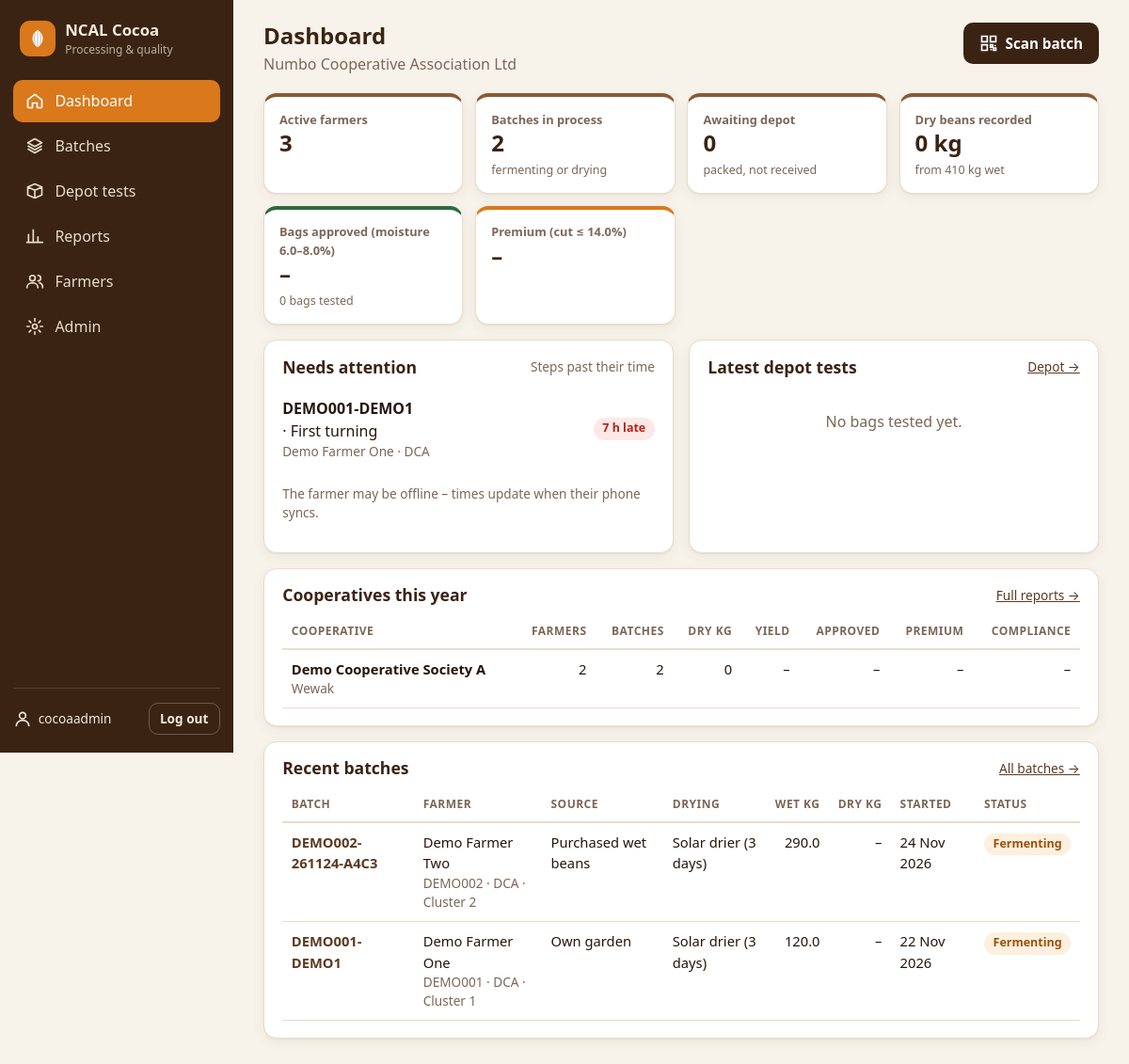
The page /dashboard/ (signed in) on the database its author committed.
### core/models.py (models this page shows, shortened)
class ProcessStep(models.Model):
    id = models.UUIDField(primary_key=True, default=uuid.uuid4, editable=False)
    batch = models.ForeignKey(Batch, on_delete=models.CASCADE, related_name="steps")
    step_type = models.CharField(max_length=20, choices=stepdefs.CHOICES)
    sequence = models.PositiveSmallIntegerField(default=0)
    started_at = models.DateTimeField(null=True, blank=True)
    ended_at = models.DateTimeField(null=True, blank=True)
    weight_start_kg = models.DecimalField(max_digits=9, decimal_places=2, null=True, blank=True)
    weight_end_kg = models.DecimalField(max_digits=9, decimal_places=2, null=True, blank=True)
    latitude = models.DecimalField(max_digits=9, decimal_places=6, null=True, blank=True)
    longitude = models.DecimalField(max_digits=9, decimal_places=6, null=True, blank=True)
    notes = models.TextField(blank=True)
    recorded_by = models.ForeignKey(settings.AUTH_USER_MODEL, null=True, blank=True,
                                    on_delete=models.SET_NULL)
    client_updated_at = models.DateTimeField(null=True, blank=True)
    created_at = models.DateTimeField(auto_now_add=True)
    updated_at = models.DateTimeField(auto_now=True)
    class Meta:
        ordering = ["batch", "sequence"]
        constraints = [
            models.UniqueConstraint(fields=["batch", "step_type"], name="unique_step_per_batch"),
        ]
    @property
    def definition(self):
        return stepdefs.BY_CODE.get(self.step_type, {"label": self.step_type, "hours": 0, "kind": ""})
    @property
    def label(self):
        return self.definition["label"]

class Batch(models.Model):
    class Status(models.TextChoices):
        FERMENTING = "FERMENTING", "Fermenting"
        DRYING = "DRYING", "Drying"
        COMPLETED = "COMPLETED", "Packed – awaiting depot"
        RECEIVED = "RECEIVED", "Received at depot"
        ACCEPTED = "ACCEPTED", "Accepted for export"
        REJECTED = "REJECTED", "Not accepted"
    LOCKED = {"RECEIVED", "ACCEPTED", "REJECTED"}  # farmer can no longer edit
    SOURCE = [
        ("OWN", "Own garden"),
        ("PURCHASED", "Purchased wet beans"),
        ("CONTRIBUTION", "Cluster / group contribution"),
    ]
    FERMENTED_BY = [
        ("INDIVIDUAL", "Individual farmer"),
        ("CLUSTER", "Cluster group"),
        ("SOCIETY", "Cooperative society members"),
    ]
    DRYING = [
        ("SOLAR", "Solar drier (3 days)"),
        ("FERMENTRY", "Fermentry + solar drier"),
    ]
    id = models.UUIDField(primary_key=True, default=uuid.uuid4, editable=False)
    code = models.CharField(max_length=40, unique=True)
    farmer = models.ForeignKey(Farmer, on_delete=models.PROTECT, related_name="batches")
    bean_source = models.CharField(max_length=12, choices=SOURCE, default="OWN")
    source_detail = models.CharField(max_length=200, blank=True,
                                     help_text="Seller name or contributing members")
    fermented_by = models.CharField(max_length=12, choices=FERMENTED_BY, default="INDIVIDUAL")
    drying_method = models.CharField(max_length=10, choices=DRYING, default="SOLAR")
    wet_weight_kg = models.DecimalField(max_digits=9, decimal_places=2)
    dry_weight_kg = models.DecimalField(max_digits=9, decimal_places=2, null=True, blank=True)
    bag_count = models.PositiveSmallIntegerField(null=True, blank=True)
    status = models.CharField(max_length=12, choices=Status.choices, default=Status.FERMENTING)
    started_at = models.DateTimeField(default=timezone.now)
    completed_at = models.DateTimeField(null=True, blank=True)
    notes = models.TextField(blank=True)
    client_updated_at = models.DateTimeField(null=True, blank=True)
    created_at = models.DateTimeField(auto_now_add=True)
    updated_at = models.DateTimeField(auto_now=True)
    class Meta:
        ordering = ["-started_at"]
        verbose_name_plural = "batches"

class Farmer(models.Model):
    GENDER = [("M", "Male"), ("F", "Female")]
    user = models.OneToOneField(settings.AUTH_USER_MODEL, null=True, blank=True,
                                on_delete=models.SET_NULL, related_name="farmer")
    member_number = models.CharField(max_length=30, unique=True)
    first_name = models.CharField(max_length=60)
    last_name = models.CharField(max_length=60)
    gender = models.CharField(max_length=1, choices=GENDER, blank=True)
    phone = models.CharField(max_length=30, blank=True)
    village = models.CharField(max_length=120, blank=True)
    cooperative = models.ForeignKey(Cooperative, on_delete=models.PROTECT, related_name="farmers")
    cluster = models.ForeignKey(Cluster, null=True, blank=True, on_delete=models.SET_NULL,
                                related_name="farmers")
    active = models.BooleanField(default=True)
    joined_on = models.DateField(null=True, blank=True)
    created_at = models.DateTimeField(auto_now_add=True)
    class Meta:
        ordering = ["member_number"]
    @property
    def full_name(self):
        return f"{self.first_name} {self.last_name}".strip()

class Cooperative(models.Model):
    name = models.CharField(max_length=150, unique=True)
    code = models.CharField(max_length=12, unique=True, help_text="Short code, e.g. WSC")
    district = models.CharField(max_length=100, blank=True)
    created_at = models.DateTimeField(auto_now_add=True)
    class Meta:
        ordering = ["name"]

class Cluster(models.Model):
    cooperative = models.ForeignKey(Cooperative, on_delete=models.CASCADE, related_name="clusters")
    name = models.CharField(max_length=120)
    hamlet = models.CharField(max_length=120, blank=True)
    class Meta:
        ordering = ["cooperative__name", "name"]
        unique_together = [("cooperative", "name")]

### core/views.py (the view)
# urls.py: path("dashboard/", views.dashboard, name="dashboard"),
@staff_required
def dashboard(request):
    qs = Batch.objects.all()
    tests = DepotTest.objects.all()
    n_tests = tests.count()
    agg = qs.aggregate(wet=Sum("wet_weight_kg"), dry=Sum("dry_weight_kg"))
    kpis = {
        "farmers": Farmer.objects.filter(active=True).count(),
        "active": qs.filter(status__in=["FERMENTING", "DRYING"]).count(),
        "awaiting": qs.filter(status="COMPLETED").count(),
        "accepted": qs.filter(status="ACCEPTED").count(),
        "wet": agg["wet"] or 0,
        "dry": agg["dry"] or 0,
        "approval_pct": rpt.pct(tests.filter(moisture_ok=True).count(), n_tests),
        "premium_pct": rpt.pct(tests.filter(premium=True).count(), n_tests),
        "tests": n_tests,
    }
    year_start = timezone.now().replace(month=1, day=1, hour=0, minute=0, second=0, microsecond=0)
    coop_rows = rpt.summarise("cooperative", qs.filter(started_at__gte=year_start))
    return render(request, "core/dashboard.html", {
        "kpis": kpis,
        "overdue": _overdue_steps(),
        "recent_batches": qs.select_related("farmer__cooperative", "farmer__cluster")[:10],
        "recent_tests": tests.select_related("bag__batch__farmer").order_by("-tested_at")[:8],
        "coop_rows": coop_rows,
        "nav": "dashboard",
    })

### core/context.py (called while the page is built)
def app_context(request):
    return {"COCOA": settings.COCOA, "APP_VERSION": settings.COCOA["APP_VERSION"]}

### core/reports.py (called while the page is built)
def _key(scope, b):
    f = b.farmer
    if scope == "farmer":
        return f.id, f"{f.member_number} – {f.full_name}", f.cooperative.name
    if scope == "cluster":
        if f.cluster_id:
            return f.cluster_id, f.cluster.name, f.cooperative.name
        return f"none-{f.cooperative_id}", "No cluster", f.cooperative.name
    return f.cooperative_id, f.cooperative.name, f.cooperative.district

def pct(a, b):
    return round(a * 100 / b, 1) if b else None

### core/views.py (called while the page is built)
def _overdue_steps(limit=15):
    now = timezone.now()
    tol = timedelta(hours=settings.COCOA["FERMENT_TOLERANCE_HOURS"])
    out = []
    qs = (ProcessStep.objects.filter(ended_at__isnull=True, started_at__isnull=False,
                                     batch__status__in=["FERMENTING", "DRYING"])
          .select_related("batch__farmer__cooperative"))
    for s in qs:
        due = s.started_at + timedelta(hours=s.definition["hours"]) + tol
        if now > due:
            out.append({"step": s, "late_hours": (now - due).total_seconds() / 3600})
    out.sort(key=lambda r: -r["late_hours"])
    return out[:limit]

### templates/core/dashboard.html (shortened to what this page needs)
{% extends "base.html" %}
{% load humanize %}
{% block heading %}Dashboard{% endblock %}
{% block subheading %}<p class="muted">{{ COCOA.ORG_NAME }}</p>{% endblock %}
{% block actions %}
  <a class="btn btn-primary" href="{% url 'depot_home' %}"><svg><use href="#i-qr"/></svg>Scan batch</a>
{% endblock %}
{% block content %}
<section class="kpis">
  <div class="kpi"><span>Active farmers</span><strong>{{ kpis.farmers|intcomma }}</strong></div>
  <div class="kpi"><span>Batches in process</span><strong>{{ kpis.active }}</strong><small>fermenting or drying</small></div>
  <div class="kpi"><span>Awaiting depot</span><strong>{{ kpis.awaiting }}</strong><small>packed, not received</small></div>
  <div class="kpi"><span>Dry beans recorded</span><strong>{{ kpis.dry|floatformat:0|intcomma }} kg</strong><small>from {{ kpis.wet|floatformat:0|intcomma }} kg wet</small></div>
  <div class="kpi kpi-ok"><span>Bags approved (moisture {{ COCOA.MOISTURE_MIN }}–{{ COCOA.MOISTURE_MAX }}%)</span><strong>{% if kpis.approval_pct is not None %}{{ kpis.approval_pct }}%{% else %}–{% endif %}</strong><small>{{ kpis.tests }} bag{{ kpis.tests|pluralize }} tested</small></div>
  <div class="kpi kpi-pod"><span>Premium (cut ≤ {{ COCOA.CUT_TEST_PREMIUM_MAX }}%)</span><strong>{% if kpis.premium_pct is not None %}{{ kpis.premium_pct }}%{% else %}–{% endif %}</strong></div>
</section>
<div class="grid-2">
  <section class="card">
    <div class="card-head"><h2>Needs attention</h2><span class="muted small">Steps past their time</span></div>
    {% if overdue %}
      <ul class="list">
        {% for o in overdue %}
          <li>
            <a href="{% url 'batch_detail' o.step.batch.code %}">
              <strong>{{ o.step.batch.code }}</strong> · {{ o.step.label }}
              <span class="muted small">{{ o.step.batch.farmer.full_name }} · {{ o.step.batch.farmer.cooperative.code }}</span>
            </a>
            <span class="chip chip-bad">{{ o.late_hours|floatformat:0 }} h late</span>
          </li>
        {% endfor %}
      </ul>
      <p class="muted small">The farmer may be offline – times update when their phone syncs.</p>
    {% else %}
      <p class="empty">Nothing overdue. All active batches are on schedule.</p>
    {% endif %}
  </section>
  <section class="card">
    <div class="card-head"><h2>Latest depot tests</h2><a class="small" href="{% url 'depot_home' %}">Depot →</a></div>
    {% if recent_tests %}
      <ul class="list">
        {% for t in recent_tests %}
          <li>
            <a href="{% url 'depot_batch' t.bag.batch.code %}"><strong>{{ t.bag.code }}</strong>
              <span class="muted small">{{ t.bag.batch.farmer.full_name }} · moisture {{ t.moisture_pct }}% · cut {{ t.cut_defect_pct }}%</span></a>
            <span class="chip res-{{ t.result|lower }}">{{ t.get_result_display }}</span>
          </li>
        {% endfor %}
      </ul>
    {% else %}
      <p class="empty">No bags tested yet.</p>
    {% endif %}
  </section>
</div>
<section class="card">
  <div class="card-head"><h2>Cooperatives this year</h2><a class="small" href="{% url 'reports' %}">Full reports →</a></div>
  <div class="table-wrap">
    <table class="table">
      <thead><tr><th>Cooperative</th><th class="num">Farmers</th><th class="num">Batches</th><th class="num">Dry kg</th><th class="num">Yield</th><th class="num">Approved</th><th class="num">Premium</th><th class="num">Compliance</th></tr></thead>
      <tbody>
        {% for r in coop_rows %}
          <tr><td><strong>{{ r.label }}</strong><div class="muted small">{{ r.sub }}</div></td>
            <td class="num">{{ r.farmer_count }}</td><td class="num">{{ r.batches }}</td>
            <td class="num">{{ r.dry|floatformat:0|intcomma }}</td>
            <td class="num">{{ r.yield_pct|default_if_none:"–" }}{% if r.yield_pct is not None %}%{% endif %}</td>
            <td class="num">{{ r.approval_pct|default_if_none:"–" }}{% if r.approval_pct is not None %}%{% endif %}</td>
            <td class="num">{{ r.premium_pct|default_if_none:"–" }}{% if r.premium_pct is not None %}%{% endif %}</td>
            <td class="num">{{ r.compliance_pct|default_if_none:"–" }}{% if r.compliance_pct is not None %}%{% endif %}</td></tr>
        {% empty %}
          <tr><td colspan="8" class="empty">No batches recorded this year yet.</td></tr>
        {% endfor %}
      </tbody>
    </table>
  </div>
</section>
<section class="card">
  <div class="card-head"><h2>Recent batches</h2><a class="small" href="{% url 'batch_list' %}">All batches →</a></div>
  {% include "core/_batch_table.html" with batches=recent_batches %}
</section>
{% endblock %}

### templates/base.html (shortened to what this page needs)
{% load static %}<!doctype html>
<html lang="en">
<head>
  <link rel="stylesheet" href="{% static 'css/app.css' %}">
</head>
<body class="{% block body_class %}staff{% endblock %}">
{% block layout %}
<div class="layout">
  <aside class="sidebar">
    <a class="brand" href="{% url 'dashboard' %}">
      <span class="brand-mark"><svg><use href="#i-pod"/></svg></span>
      <span><strong>{{ COCOA.ORG_SHORT }} Cocoa</strong><small>Processing &amp; quality</small></span>
    </a>
    <nav class="side-nav">
      {% if not user.is_staff %}
      <a href="{% url 'app_shell' %}"><svg><use href="#i-home"/></svg>Farmer app</a>
      {% else %}
      <a href="{% url 'dashboard' %}" class="{% if nav == 'dashboard' %}active{% endif %}"><svg><use href="#i-home"/></svg>Dashboard</a>
      <a href="{% url 'batch_list' %}" class="{% if nav == 'batches' %}active{% endif %}"><svg><use href="#i-layers"/></svg>Batches</a>
      <a href="{% url 'depot_home' %}" class="{% if nav == 'depot' %}active{% endif %}"><svg><use href="#i-box"/></svg>Depot tests</a>
      <a href="{% url 'reports' %}" class="{% if nav == 'reports' %}active{% endif %}"><svg><use href="#i-chart"/></svg>Reports</a>
      <a href="{% url 'farmer_list' %}" class="{% if nav == 'farmers' %}active{% endif %}"><svg><use href="#i-users"/></svg>Farmers</a>
      {% if user.is_superuser %}<a href="{% url 'admin:index' %}"><svg><use href="#i-cog"/></svg>Admin</a>{% endif %}
      {% endif %}
    </nav>
    <div class="side-foot">
      <div class="who"><svg><use href="#i-user"/></svg>{{ user.get_full_name|default:user.username }}</div>
      <form method="post" action="{% url 'logout' %}">{% csrf_token %}<button class="btn btn-ghost btn-sm" type="submit">Log out</button></form>
    </div>
  </aside>
  <main class="main">
    <header class="topbar">
      <div>
        <h1>{% block heading %}{% endblock %}</h1>
        {% block subheading %}{% endblock %}
      </div>
      <div class="topbar-actions">{% block actions %}{% endblock %}</div>
    </header>
    {% block content %}{% endblock %}
  </main>
</div>
{% endblock %}
</body>
</html>

### templates/core/_batch_table.html
<div class="table-wrap">
  <table class="table">
    <thead><tr><th>Batch</th><th>Farmer</th><th>Source</th><th>Drying</th><th class="num">Wet kg</th><th class="num">Dry kg</th><th>Started</th><th>Status</th></tr></thead>
    <tbody>
      {% for b in batches %}
        <tr class="row-link" onclick="location.href='{% url 'batch_detail' b.code %}'">
          <td><a href="{% url 'batch_detail' b.code %}"><strong>{{ b.code }}</strong></a></td>
          <td>{{ b.farmer.full_name }}<div class="muted small">{{ b.farmer.member_number }} · {{ b.farmer.cooperative.code }}{% if b.farmer.cluster %} · {{ b.farmer.cluster.name }}{% endif %}</div></td>
          <td>{{ b.get_bean_source_display }}</td>
          <td>{{ b.get_drying_method_display }}</td>
          <td class="num">{{ b.wet_weight_kg|floatformat:1 }}</td>
          <td class="num">{{ b.dry_weight_kg|floatformat:1|default:"–" }}</td>
          <td>{{ b.started_at|date:"d M Y" }}</td>
          <td><span class="chip st-{{ b.status|lower }}">{{ b.get_status_display }}</span></td>
        </tr>
      {% empty %}
        <tr><td colspan="8" class="empty">No batches found.</td></tr>
      {% endfor %}
    </tbody>
  </table>
</div>

### rows shown on the page
ProcessStep: step.batch.code "DEMO001-DEMO1", step.label "First turning", step.batch.farmer.full_name "Demo Farmer One", step.batch.farmer.cooperative.code "DCA", late_hours "7"
Cooperative: label "Demo Cooperative Society A", sub "Wewak"
Batch: code "DEMO002-261124-A4C3", farmer.full_name "Demo Farmer Two", farmer.member_number "DEMO002", farmer.cooperative.code "DCA", farmer.cluster.name "Cluster 2", bean_source "Purchased wet beans", drying_method "Solar drier (3 days)", wet_weight_kg "290.0", dry_weight_kg "–", started_at "24 Nov 2026", status "Fermenting"
Batch: code "DEMO001-DEMO1", farmer.full_name "Demo Farmer One", farmer.member_number "DEMO001", farmer.cooperative.code "DCA", farmer.cluster.name "Cluster 1", bean_source "Own garden", drying_method "Solar drier (3 days)", wet_weight_kg "120.0", dry_weight_kg "–", started_at "22 Nov 2026", status "Fermenting"

### other values the page prints
{{ COCOA.ORG_SHORT }} "NCAL"
{{ user.get_full_name|default:user.username }} "cocoaadmin"
{{ COCOA.ORG_NAME }} "Numbo Cooperative Association Ltd"
{{ kpis.farmers|intcomma }} "3"
{{ kpis.active }} "2"
{{ kpis.awaiting }} "0"
{{ kpis.dry|floatformat:0|intcomma }} "0"
{{ kpis.wet|floatformat:0|intcomma }} "410"
{{ COCOA.MOISTURE_MIN }} "6.0"
{{ COCOA.MOISTURE_MAX }} "8.0"
{{ kpis.tests }} "0"
{{ COCOA.CUT_TEST_PREMIUM_MAX }} "14.0"
{{ r.farmer_count }} "2"
{{ r.batches }} "2"
{{ r.dry|floatformat:0|intcomma }} "0"
